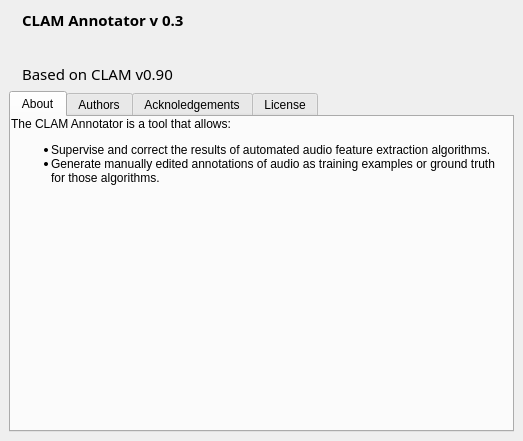
<ui version="4.0" >
 <author></author>
 <comment></comment>
 <exportmacro></exportmacro>
 <class>About</class>
 <widget class="QDialog" name="About" >
  <property name="geometry" >
   <rect>
    <x>0</x>
    <y>0</y>
    <width>523</width>
    <height>441</height>
   </rect>
  </property>
  <property name="windowTitle" >
   <string>About</string>
  </property>
  <property name="modal" >
   <bool>true</bool>
  </property>
  <layout class="QVBoxLayout" >
   <property name="margin" >
    <number>9</number>
   </property>
   <property name="spacing" >
    <number>6</number>
   </property>
   <item>
    <layout class="QHBoxLayout" >
     <property name="margin" >
      <number>0</number>
     </property>
     <property name="spacing" >
      <number>6</number>
     </property>
     <item>
      <widget class="QLabel" name="label_2" >
       <property name="sizePolicy" >
        <sizepolicy>
         <hsizetype>4</hsizetype>
         <vsizetype>4</vsizetype>
         <horstretch>0</horstretch>
         <verstretch>0</verstretch>
        </sizepolicy>
       </property>
       <property name="text" >
        <string/>
       </property>
       <property name="pixmap" >
        <pixmap>images/annotator-icon1.png</pixmap>
       </property>
      </widget>
     </item>
     <item>
      <widget class="QLabel" name="textLabel1" >
       <property name="sizePolicy" >
        <sizepolicy>
         <hsizetype>1</hsizetype>
         <vsizetype>4</vsizetype>
         <horstretch>0</horstretch>
         <verstretch>0</verstretch>
        </sizepolicy>
       </property>
       <property name="text" >
        <string>&lt;html>&lt;head>&lt;meta name="qrichtext" content="1" />&lt;/head>&lt;body style=" white-space: pre-wrap; font-family:Sans Serif; font-size:11pt; font-weight:400; font-style:normal; text-decoration:none;">&lt;p style=" margin-top:0px; margin-bottom:0px; margin-left:0px; margin-right:0px; -qt-block-indent:0; text-indent:0px;">&lt;span style=" font-weight:600;">CLAM Annotator v 0.3&lt;/span>&lt;br />&lt;/p>&lt;p style=" margin-top:12px; margin-bottom:12px; margin-left:0px; margin-right:0px; -qt-block-indent:0; text-indent:0px;">Based on CLAM v0.90&lt;/p>&lt;/body>&lt;/html></string>
       </property>
      </widget>
     </item>
     <item>
      <widget class="QLabel" name="pixmapLabel1" >
       <property name="sizePolicy" >
        <sizepolicy>
         <hsizetype>4</hsizetype>
         <vsizetype>4</vsizetype>
         <horstretch>0</horstretch>
         <verstretch>0</verstretch>
        </sizepolicy>
       </property>
       <property name="pixmap" >
        <pixmap resource="images.qrc" >:/logos/images/clam_red_scaled.png</pixmap>
       </property>
      </widget>
     </item>
    </layout>
   </item>
   <item>
    <widget class="QTabWidget" name="tabWidget26" >
     <property name="sizePolicy" >
      <sizepolicy>
       <hsizetype>1</hsizetype>
       <vsizetype>1</vsizetype>
       <horstretch>0</horstretch>
       <verstretch>0</verstretch>
      </sizepolicy>
     </property>
     <widget class="QWidget" name="TabPage" >
      <attribute name="title" >
       <string>About</string>
      </attribute>
      <layout class="QVBoxLayout" >
       <property name="margin" >
        <number>0</number>
       </property>
       <property name="spacing" >
        <number>6</number>
       </property>
       <item>
        <widget class="QLabel" name="textLabel1_2_2" >
         <property name="sizePolicy" >
          <sizepolicy>
           <hsizetype>7</hsizetype>
           <vsizetype>7</vsizetype>
           <horstretch>0</horstretch>
           <verstretch>0</verstretch>
          </sizepolicy>
         </property>
         <property name="text" >
          <string>&lt;p>The CLAM Annotator is a tool that allows:
&lt;/p>
&lt;ul>
&lt;li>Supervise and correct the results 
	of automated audio feature extraction
	algorithms.&lt;/li>
&lt;li>Generate manually edited annotations of audio
	as training examples 
	or ground truth for those algorithms.&lt;/li>
&lt;/ul></string>
         </property>
         <property name="alignment" >
          <set>Qt::AlignTop</set>
         </property>
         <property name="wordWrap" >
          <bool>true</bool>
         </property>
        </widget>
       </item>
      </layout>
     </widget>
     <widget class="QWidget" name="tab" >
      <attribute name="title" >
       <string>Authors</string>
      </attribute>
      <layout class="QHBoxLayout" >
       <property name="margin" >
        <number>0</number>
       </property>
       <property name="spacing" >
        <number>6</number>
       </property>
       <item>
        <widget class="QLabel" name="textLabel1_2" >
         <property name="sizePolicy" >
          <sizepolicy>
           <hsizetype>7</hsizetype>
           <vsizetype>7</vsizetype>
           <horstretch>0</horstretch>
           <verstretch>0</verstretch>
          </sizepolicy>
         </property>
         <property name="text" >
          <string>&lt;p>Authors:&lt;/p>
&lt;ul>
&lt;li>Xavier Amatriain &amp;lt;xavier@create.ucsb.edu&amp;gt;&lt;/li>
&lt;li>David Garcia &amp;lt;dgarcia@iua.upf.edu&amp;gt; &lt;/li>
&lt;li>Ismael Mosquera &amp;lt;imosquera@iua.upf.edu&amp;gt;&lt;/li>
&lt;li>Jordi Massaguer &amp;lt;jmassaguer@iua.upf.edu&amp;gt;&lt;/li>
&lt;li>The CLAM Team &amp;lt;clam@iua.upf.edu&amp;gt;&lt;/li>
&lt;/ul></string>
         </property>
         <property name="alignment" >
          <set>Qt::AlignTop</set>
         </property>
        </widget>
       </item>
      </layout>
     </widget>
     <widget class="QWidget" name="tab" >
      <attribute name="title" >
       <string>Acknoledgements</string>
      </attribute>
      <layout class="QHBoxLayout" >
       <property name="margin" >
        <number>9</number>
       </property>
       <property name="spacing" >
        <number>6</number>
       </property>
       <item>
        <widget class="QLabel" name="textLabel1_2_3" >
         <property name="sizePolicy" >
          <sizepolicy>
           <hsizetype>7</hsizetype>
           <vsizetype>7</vsizetype>
           <horstretch>0</horstretch>
           <verstretch>0</verstretch>
          </sizepolicy>
         </property>
         <property name="text" >
          <string>&lt;p>This software is partially founded by:
&lt;ul>
&lt;li>SIMAC IST-507142 project&lt;/li>
&lt;!-- &lt;li>Generalitat de Catalunya 
	(Catalonia Autonomous Government)&lt;/li>-->
&lt;/ul>
&lt;/p></string>
         </property>
         <property name="alignment" >
          <set>Qt::AlignTop</set>
         </property>
        </widget>
       </item>
       <item>
        <widget class="QLabel" name="label" >
         <property name="text" >
          <string/>
         </property>
         <property name="pixmap" >
          <pixmap resource="images.qrc" >:/logos/images/simac-logo.png</pixmap>
         </property>
         <property name="alignment" >
          <set>Qt::AlignHCenter|Qt::AlignTop</set>
         </property>
        </widget>
       </item>
      </layout>
     </widget>
     <widget class="QWidget" name="TabPage" >
      <attribute name="title" >
       <string>License</string>
      </attribute>
      <layout class="QVBoxLayout" >
       <property name="margin" >
        <number>0</number>
       </property>
       <property name="spacing" >
        <number>6</number>
       </property>
       <item>
        <widget class="QTextBrowser" name="textBrowser" >
         <property name="html" >
          <string>&lt;html>&lt;head>&lt;meta name="qrichtext" content="1" />&lt;/head>&lt;body style=" white-space: pre-wrap; font-family:Sans Serif; font-size:11pt; font-weight:400; font-style:normal; text-decoration:none;">&lt;p style=" margin-top:12px; margin-bottom:12px; margin-left:0px; margin-right:0px; -qt-block-indent:0; text-indent:0px;">This program is free software; you can redistribute it and/or modify it under the terms of the GNU General Public License as published by the Free Software Foundation; either version 2 of the License, or (at your option) any later version.&lt;/p>&lt;p style=" margin-top:12px; margin-bottom:12px; margin-left:0px; margin-right:0px; -qt-block-indent:0; text-indent:0px;">This program is distributed in the hope that it will be useful, but WITHOUT ANY WARRANTY; without even the implied warranty of MERCHANTABILITY or FITNESS FOR A PARTICULAR PURPOSE. See the GNU General Public License for more details.&lt;/p>&lt;p style=" margin-top:12px; margin-bottom:12px; margin-left:0px; margin-right:0px; -qt-block-indent:0; text-indent:0px;">You should have received a copy of the GNU General Public License along with this program; if not, write to the&lt;br />Free Software Foundation, Inc.,&lt;br />59 Temple Place - Suite 330, Boston, MA 02111-1307, USA. &lt;/p>&lt;/body>&lt;/html></string>
         </property>
        </widget>
       </item>
      </layout>
     </widget>
    </widget>
   </item>
  </layout>
 </widget>
 <layoutdefault spacing="6" margin="11" />
 <pixmapfunction></pixmapfunction>
 <resources>
  <include location="images.qrc" />
 </resources>
 <connections/>
</ui>
